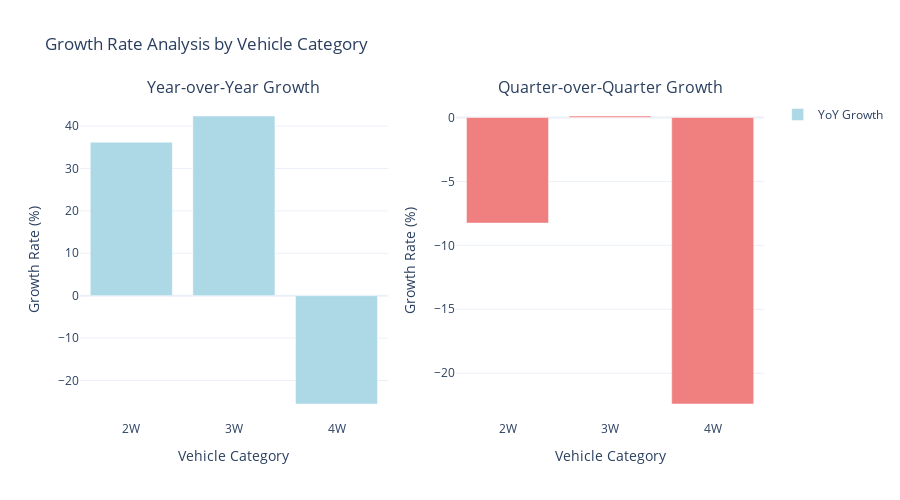

The notebook cell this image was saved under:
### Markdown cell above
## Section 8: Visualization Charts Creation

Creating comprehensive visualizations for the investor dashboard.

### Code cell
# Growth Rate Visualizations
if not yoy_growth.empty and not qoq_growth.empty:
    # Create subplot with YoY and QoQ growth
    fig = make_subplots(
        rows=1, cols=2,
        subplot_titles=('Year-over-Year Growth', 'Quarter-over-Quarter Growth'),
        specs=[[{"secondary_y": False}, {"secondary_y": False}]]
    )
    
    # YoY Growth - Latest data by category
    latest_yoy = yoy_growth.groupby('vehicle_category')['yoy_growth'].last().reset_index().dropna()
    if not latest_yoy.empty:
        fig.add_trace(
            go.Bar(
                x=latest_yoy['vehicle_category'],
                y=latest_yoy['yoy_growth'],
                name='YoY Growth',
                marker_color='lightblue'
            ),
            row=1, col=1
        )
    
    # QoQ Growth - Latest data by category
    latest_qoq = qoq_growth.groupby('vehicle_category')['qoq_growth'].last().reset_index().dropna()
    if not latest_qoq.empty:
        fig.add_trace(
            go.Bar(
                x=latest_qoq['vehicle_category'],
                y=latest_qoq['qoq_growth'],
                name='QoQ Growth',
                marker_color='lightcoral',
                showlegend=False
            ),
            row=1, col=2
        )
    
    fig.update_layout(
        title_text="Growth Rate Analysis by Vehicle Category",
        height=500,
        template='plotly_white'
    )
    
    fig.update_yaxes(title_text="Growth Rate (%)", row=1, col=1)
    fig.update_yaxes(title_text="Growth Rate (%)", row=1, col=2)
    fig.update_xaxes(title_text="Vehicle Category", row=1, col=1)
    fig.update_xaxes(title_text="Vehicle Category", row=1, col=2)
    
    fig.show()
else:
    print("Growth data not available for visualization")

### Figure 1 — Plotly figure (JSON) as saved in the notebook; plotly's stock layout.template omitted (floating-point values rounded to 4 significant figures)
{"data": [{"marker": {"color": "lightblue"}, "name": "YoY Growth", "type": "bar", "x": ["2W", "3W", "4W"], "xaxis": "x", "y": [36.19, 42.38, -25.55], "yaxis": "y"}, {"marker": {"color": "lightcoral"}, "name": "QoQ Growth", "showlegend": false, "type": "bar", "x": ["2W", "3W", "4W"], "xaxis": "x2", "y": [-8.262, 0.1141, -22.41], "yaxis": "y2"}], "layout": {"annotations": [{"font": {"size": 16}, "showarrow": false, "text": "Year-over-Year Growth", "x": 0.225, "xanchor": "center", "xref": "paper", "y": 1, "yanchor": "bottom", "yref": "paper"}, {"font": {"size": 16}, "showarrow": false, "text": "Quarter-over-Quarter Growth", "x": 0.775, "xanchor": "center", "xref": "paper", "y": 1, "yanchor": "bottom", "yref": "paper"}], "height": 500, "title": {"text": "Growth Rate Analysis by Vehicle Category"}, "xaxis": {"anchor": "y", "domain": [0, 0.45], "title": {"text": "Vehicle Category"}}, "xaxis2": {"anchor": "y2", "domain": [0.55, 1], "title": {"text": "Vehicle Category"}}, "yaxis": {"anchor": "x", "domain": [0, 1], "title": {"text": "Growth Rate (%)"}}, "yaxis2": {"anchor": "x2", "domain": [0, 1], "title": {"text": "Growth Rate (%)"}}}}
